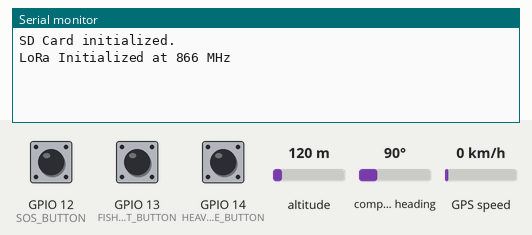
Bench run of a sketch on a simulated ESP32. Shown: the last lines printed to the serial monitor. The test bench sets the inputs (shaded band); at power-on: GPIO 12 (SOS_BUTTON) HIGH, GPIO 13 (FISHPOT_BUTTON) HIGH, GPIO 14 (HEAVYTIDE_BUTTON) HIGH, altitude 120 m, compass heading 90°, GPS speed 0 km/h. Storage starts empty; the GPS gets a fix after 3 s at 37.7749, -122.4194 with 8 satellites; no radio packets arrive unless stated.

Above: at 1.2 s.
1.3 s: GPIO 12 (SOS_BUTTON) pulled LOW for 3.2 s
At 3.6 s:
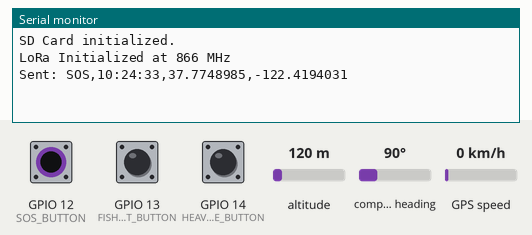
6.0 s: GPIO 13 (FISHPOT_BUTTON) pulled LOW for 1 s
At 6.9 s:
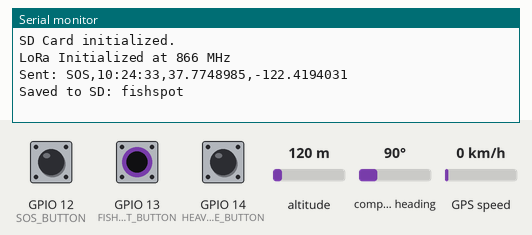
8.5 s: GPIO 14 (HEAVYTIDE_BUTTON) pulled LOW for 1 s
At 10.1 s:
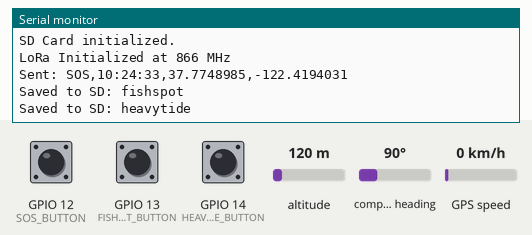
11.0 s: GPIO 12 (SOS_BUTTON) pulled LOW for 1 s
At 12.0 s:
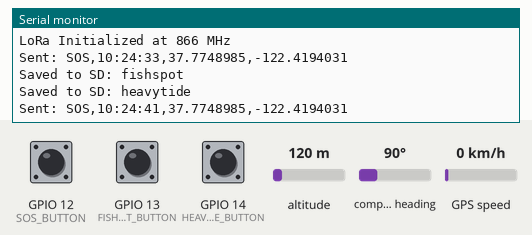

Measured:
- after the input at 1.3 s, the serial monitor: prints a new line after 1.8 s (image 1)
- after the input at 6.0 s, the serial monitor: prints a new line after 0.16 s (image 2)
- after the input at 8.5 s, the serial monitor: prints a new line after 0.69 s (image 3)
- after the input at 11.0 s, the serial monitor: prints a new line after 0.26 s (image 4)

The sketch:

sender.ino
```cpp
// LoRa + GPS + SOS Sender Code for ESP32 (India Legal 866 MHz Band)
#include <SPI.h>
#include <LoRa.h>
#include <TinyGPSPlus.h>
#include <HardwareSerial.h>
#include <SD.h>

#define GPS_RX 16
#define GPS_TX 17
#define SD_CS 5
#define SOS_BUTTON 12
#define FISHPOT_BUTTON 13
#define HEAVYTIDE_BUTTON 14

TinyGPSPlus gps;
HardwareSerial GPS_serial(1);

bool loraActive = false;

void setup() {
  Serial.begin(115200);
  GPS_serial.begin(9600, SERIAL_8N1, GPS_RX, GPS_TX);

  pinMode(SOS_BUTTON, INPUT_PULLUP);
  pinMode(FISHPOT_BUTTON, INPUT_PULLUP);
  pinMode(HEAVYTIDE_BUTTON, INPUT_PULLUP);

  // SD Card Init
  if (!SD.begin(SD_CS)) {
    Serial.println("SD Card failed or not present");
  } else {
    Serial.println("SD Card initialized.");
  }

  // Initialize LoRa with legal Indian frequency
  if (!LoRa.begin(866E6)) {
    Serial.println("Starting LoRa failed!");
    while (1);
  }
  Serial.println("LoRa Initialized at 866 MHz");
  loraActive = false;  // Initially LoRa is off
}

void loop() {
  while (GPS_serial.available() > 0) {
    gps.encode(GPS_serial.read());
  }

  if (gps.location.isUpdated()) {
    float lat = gps.location.lat();
    float lng = gps.location.lng();
    String timeStr = String(gps.time.hour()) + ":" + String(gps.time.minute()) + ":" + String(gps.time.second());

    if (digitalRead(SOS_BUTTON) == LOW) {
      if (!loraActive) {
        LoRa.begin(866E6);
        loraActive = true;
      }
      sendLoRaData("SOS", timeStr, lat, lng);
      delay(2000);
    }

    if (digitalRead(FISHPOT_BUTTON) == LOW) {
      saveToSD("fishspot", lat, lng);
      delay(1000);
    }

    if (digitalRead(HEAVYTIDE_BUTTON) == LOW) {
      saveToSD("heavytide", lat, lng);
      delay(1000);
    }
  }
}

void sendLoRaData(String type, String timeStr, float lat, float lng) {
  String payload = type + "," + timeStr + "," + String(lat, 7) + "," + String(lng, 7);
  LoRa.beginPacket();
  LoRa.print(payload);
  LoRa.endPacket();
  Serial.println("Sent: " + payload);
}

void saveToSD(String type, float lat, float lng) {
  File file = SD.open("data.csv", FILE_APPEND);
  if (file) {
    file.print(type);
    file.print(",");
    file.print(lat, 7);
    file.print(",");
    file.println(lng, 7);
    file.close();
    Serial.println("Saved to SD: " + type);
  } else {
    Serial.println("Error writing to SD");
  }
}
```
